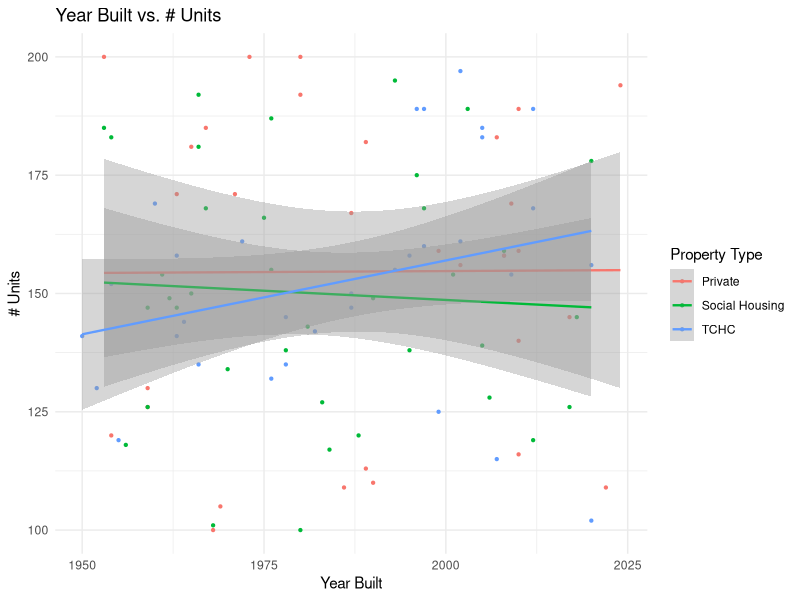

R code for this plot:
library(dplyr)
library(tidyverse)  

# create a simulate data of a group of building with their year, score, storeys,
# number of units and property type.

set.seed(66) # set seed for reproducibility

building_data <- tibble(
  Year = sample(1950:2024, 100, replace = TRUE),
  Score = sample(50:100, 100, replace = TRUE),
  Storeys = sample(10:100, 100, replace = TRUE),
  Units = sample(100:200, 100, replace = TRUE),
  Property_type = sample(c("Private", "Social Housing", "TCHC"), 100, replace = TRUE)
)

building_data

# create scatter plot 
ggplot(building_data, aes(x = Year, y = Units, color = Property_type)) +
  geom_point(size = 0.8) +
  geom_smooth(method = "lm", se = TRUE, size = 0.8) +
  labs(title = "Year Built vs. # Units",
       x = "Year Built",
       y = "# Units",
       color = "Property Type") +
  theme_minimal()



